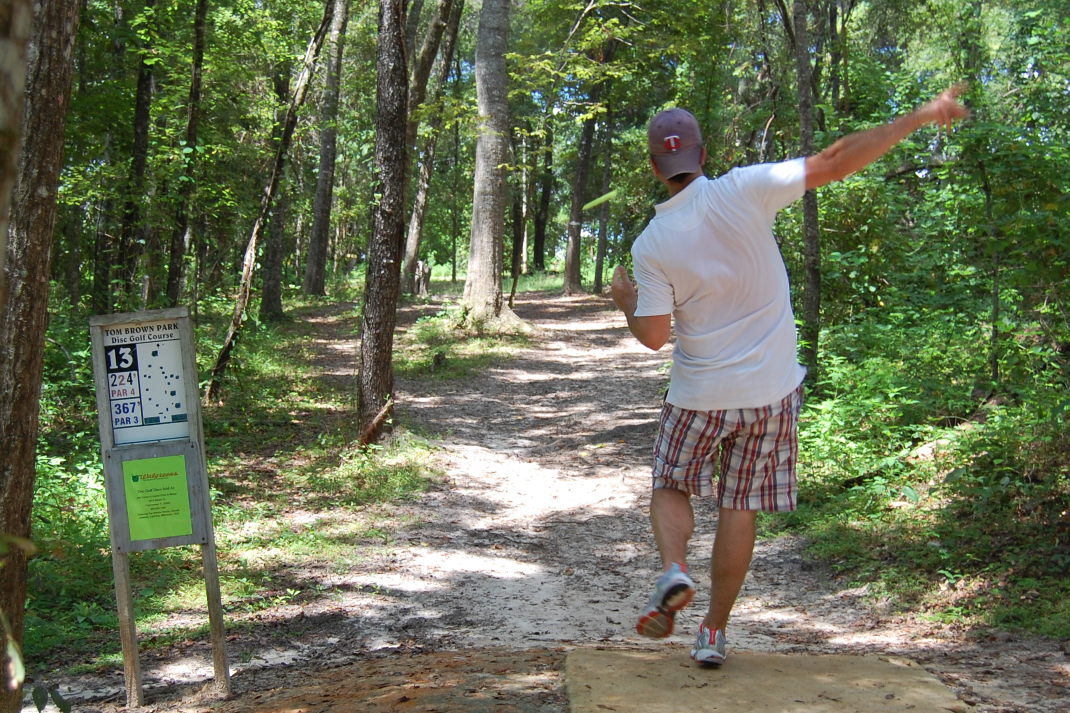
#> input picture sources/pxcube/local/studio-demo/assets/tee-shot-original.jpg, 2139 x 1426 px (shown at 1/2 size)
$ python newsprint.py
#> lines starting #> are read from the running program, lines starting #| are printed output that depends on the picture
"""Repeatable photo-to-newsprint study; Pillow, no model and no randomness.

Like the existing halftone-screen painter, ink coverage is a field of dot radii.
Here the field is sampled photographic luminance rather than the painter's ramp.
The result is a preview asset, never part of the exported overlay.
"""
from pathlib import Path
from math import sqrt
from PIL import Image, ImageDraw, ImageEnhance, ImageOps


def newsprint(image, size=(1920, 1080), cell=5, contrast=1.15):
#> called with size = (1920, 1080), cell = 5, contrast = 1.15
    gray = ImageOps.grayscale(ImageOps.fit(image, size, method=Image.Resampling.LANCZOS))
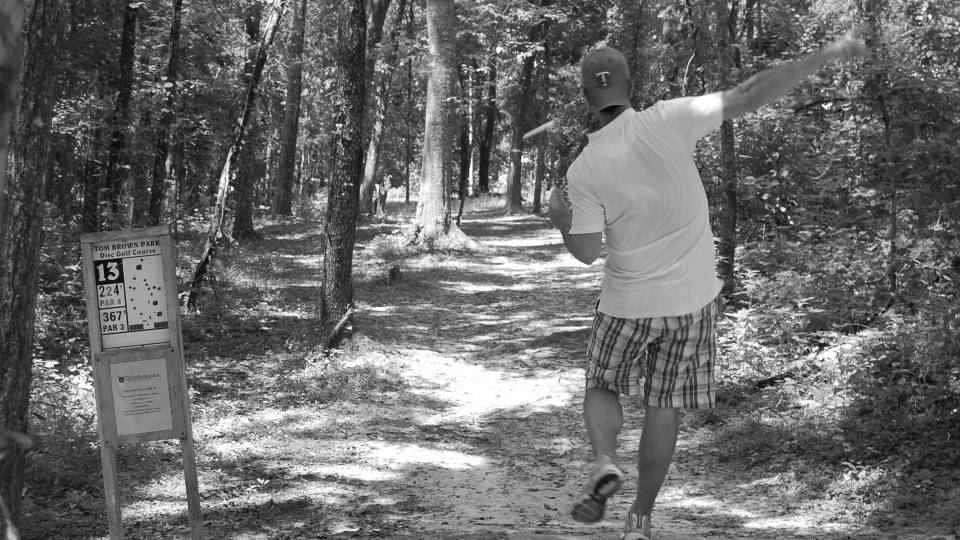
#> gray: PIL image 1920x1080 L (shown at 1/2 size); min 1, max 255, mean 106.5
#> image is the input picture: PIL image 2139x1426 RGB; mean R, G, B 103.9, 111.1, 84.8
    gray = ImageEnhance.Contrast(ImageOps.autocontrast(gray, cutoff=1)).enhance(contrast)
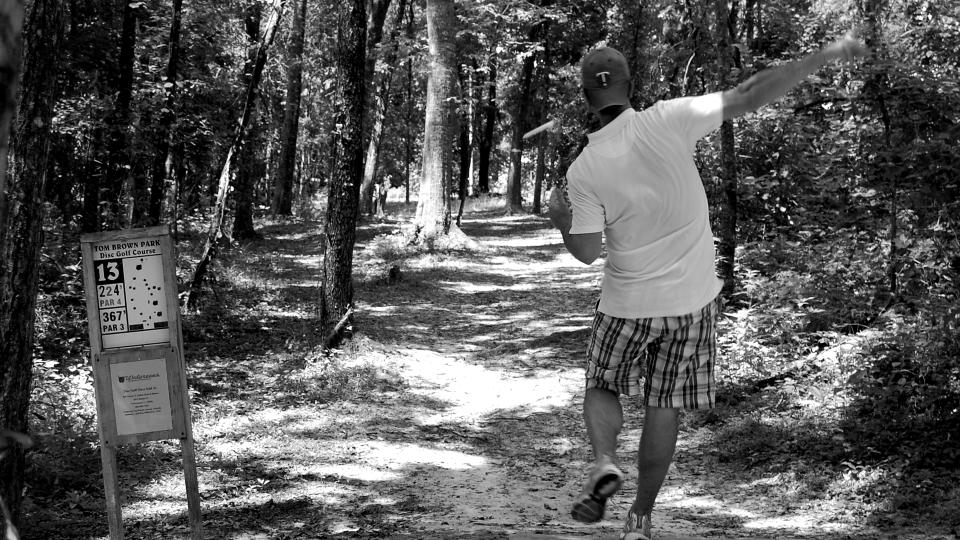
#> gray: PIL image 1920x1080 L (shown at 1/2 size); min 0, max 255, mean 88.9
    samples = gray.resize((size[0] // cell, size[1] // cell), Image.Resampling.BOX)
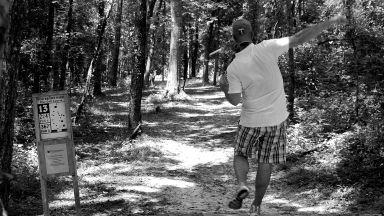
#> samples: PIL image 384x216 L; min 0, max 255, mean 88.9
    ink = Image.new('L', size, 247)
#> ink: PIL image 1920x1080 L; every value is 247
    draw = ImageDraw.Draw(ink)
    for y in range(samples.height):
        for x in range(samples.width):
            coverage = 1 - samples.getpixel((x, y)) / 255
            radius = cell * sqrt(coverage / 3.141592653589793)
            cx, cy = (x + .5) * cell, (y + .5) * cell
            draw.ellipse((cx-radius, cy-radius, cx+radius, cy+radius), fill=18)
    return Image.blend(gray, ink, .52)
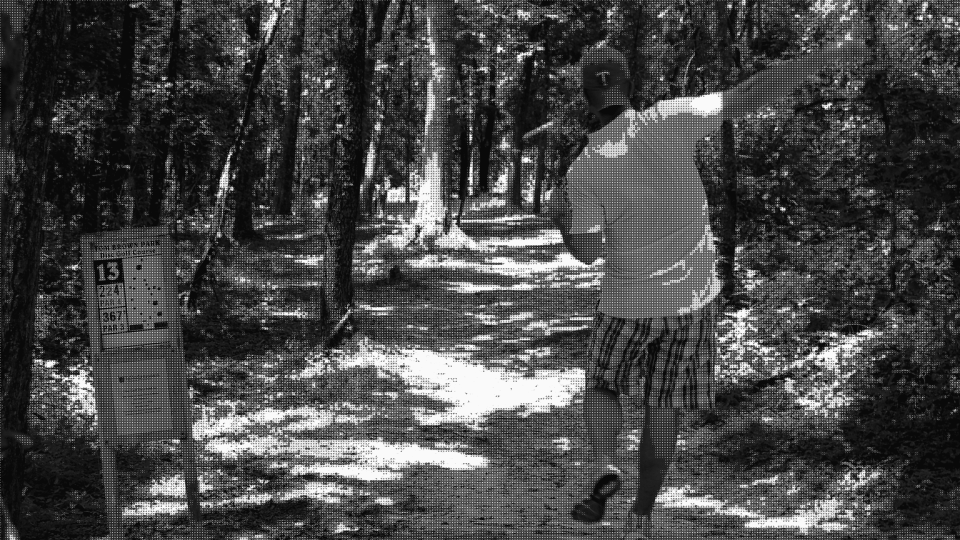
#> returned value: PIL image 1920x1080 L (shown at 1/2 size); min 9, max 250, mean 71


if __name__ == '__main__':
    assets = Path(__file__).parent / 'assets'
    newsprint(Image.open(assets / 'tee-shot-original.jpg')).save(assets / 'tee-shot-newsprint-v1.png')
